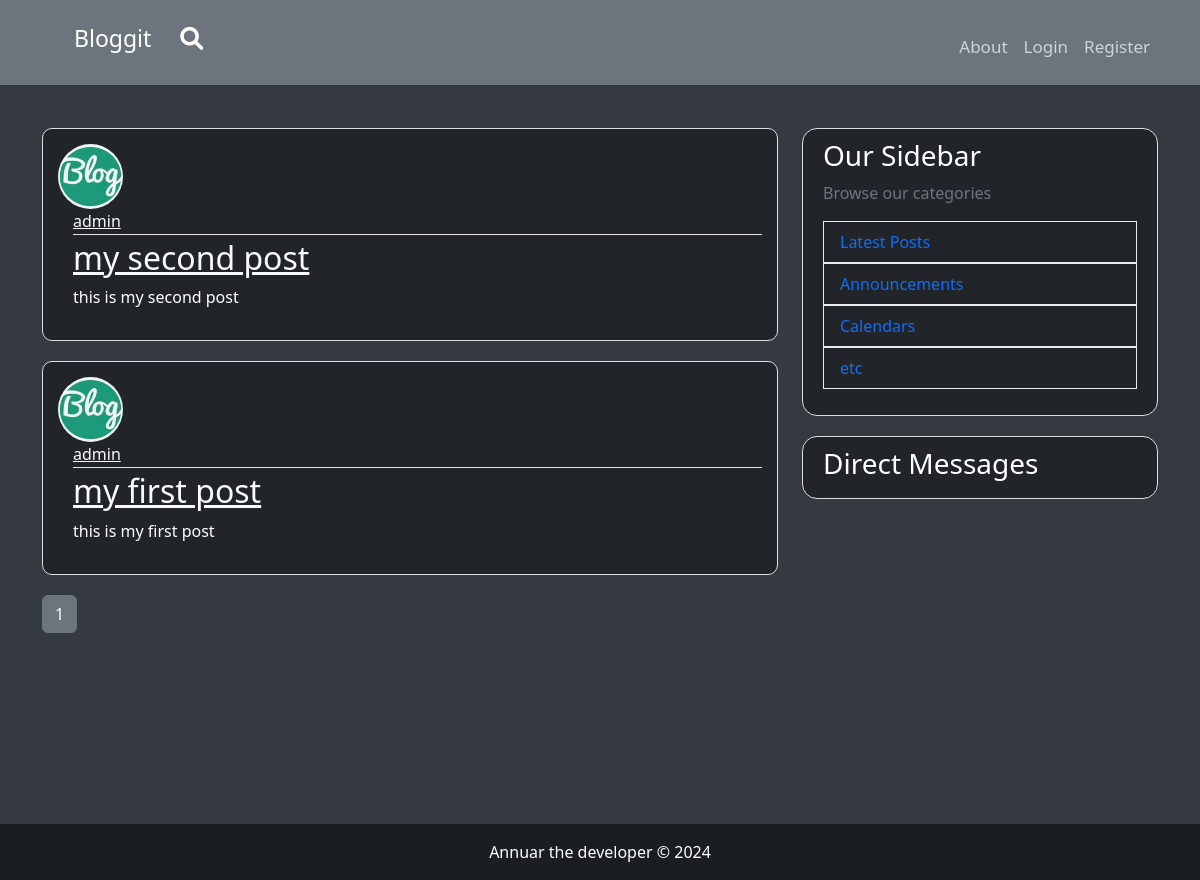
The app's page /home, older data.
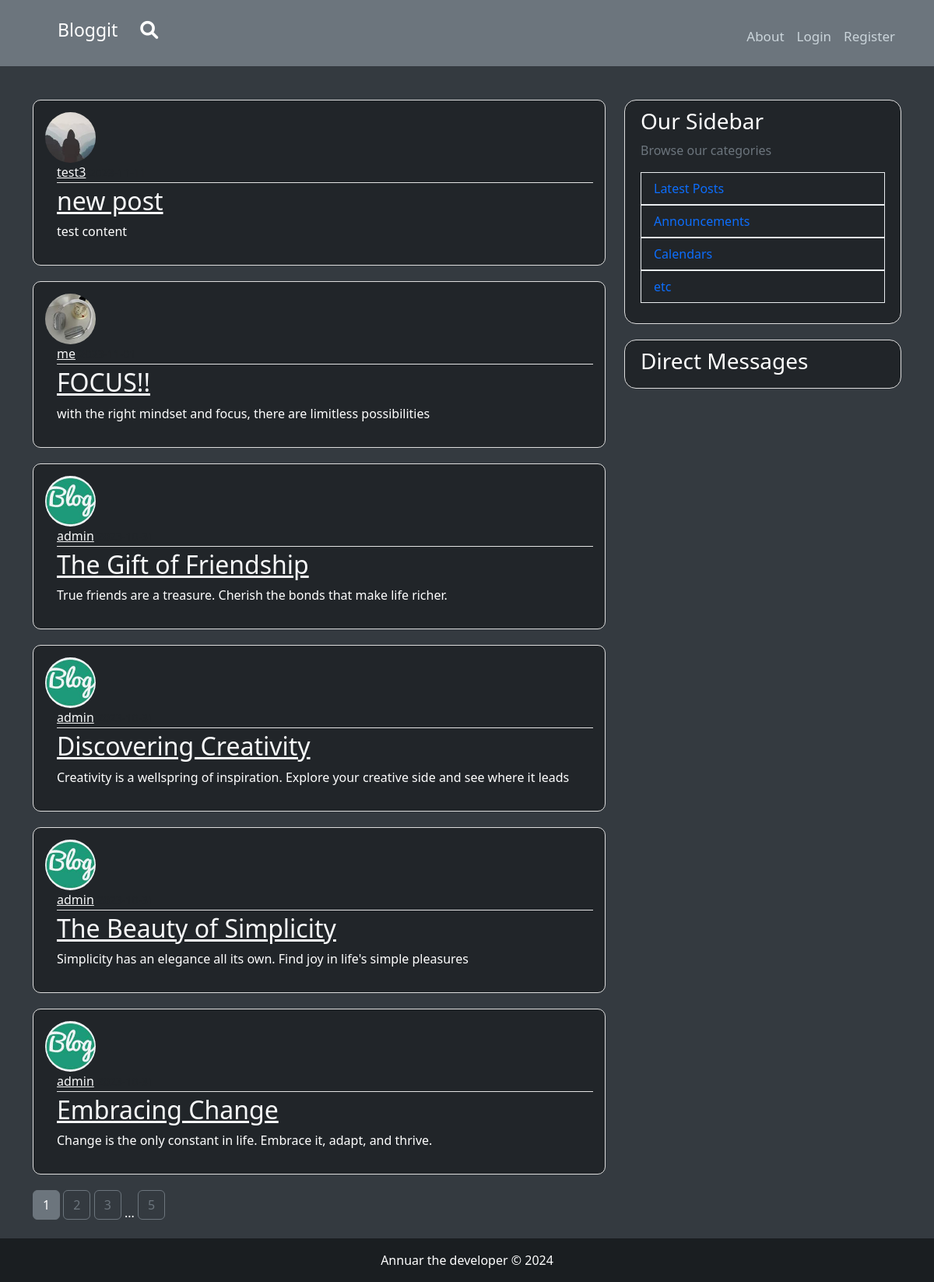
The same page, newer data.
### flaskblog/models.py (models this page shows, shortened)
class Post(db.Model):
    id = db.Column(db.Integer, primary_key=True)
    title = db.Column(db.String(100), nullable=False)
    date_posted = db.Column(db.DateTime, nullable=False, default=datetime.utcnow)
    content = db.Column(db.Text, nullable=False)
    user_id = db.Column(db.Integer, db.ForeignKey('user.id'), nullable=False)

class User(db.Model, UserMixin):
    id = db.Column(db.Integer, primary_key=True)
    username = db.Column(db.String(20), unique=True, nullable=False)
    email = db.Column(db.String(120), unique=True, nullable=False)
    image_file = db.Column(db.String(20), nullable=False, default='default.jpeg')
    password = db.Column(db.String(60), nullable=False)
    post = db.relationship('Post', backref='author', lazy=True)
    sent_messages = db.relationship('Message', foreign_keys='Message.sender_id', backref='sender', lazy='dynamic')
    received_messages = db.relationship('Message', foreign_keys='Message.recipient_id', backref='recipient', lazy='dynamic')

### flaskblog/routes.py (the view)
@app.route("/")
@app.route("/home")
def home():
    page = request.args.get('page', 1, type=int)
    posts = Post.query.order_by(Post.date_posted.desc()).paginate(page=page, per_page=6)
    return render_template("home.html", posts=posts)

### flaskblog/templates/home.html (shortened to what this page needs)
{% extends "layout.html" %}
{% block content %}
{% for post in posts.items %}
    <article class="media content-section bg-dark" style="color: #fff; padding: 15px; border-radius: 10px; margin-bottom: 20px;">
        <img class="rounded-circle article-img" id="profile_image" src="{{ url_for('static', filename='profile_pics/' + post.author.image_file) }}" onclick="handleProfilePictureClick()">
        <div class="media-body" style="margin-left: 15px;">
            <div class="article-metadata">
                <a class="mr-2 text-light" href="{{ url_for('user_posts', username=post.author.username) }}">{{ post.author.username }}</a>
                <small class="text-muted">{{ post.date_posted.strftime('%Y-%m-%d') }}</small>
            </div>
            <h2><a class="article-title text-light" href="{{ url_for('post', post_id=post.id)}}">{{ post.title }}</a></h2>
            <p class="article-content">{{ post.content }}</p>
        </div>
    </article>
{% endfor %}
{% for page_num in posts.iter_pages(left_edge=1, right_edge=1, left_current=1, right_current=2) %}
    {% if page_num %}
        {% if posts.page == page_num %}
            <a class="btn btn-secondary mb-4" href="{{ url_for('home', page=page_num)}}">{{ page_num }}</a>
        {% else %}
            <a class="btn btn-outline-secondary mb-4" href="{{ url_for('home', page=page_num)}}">{{ page_num }}</a>
        {% endif %}
    {% else %}
        ...
    {% endif %}
{% endfor %}
{% endblock content %}

### flaskblog/templates/layout.html (shortened to what this page needs)
<!DOCTYPE html>
<html lang="en">
<head>
    <link menu__link href="https://cdn.jsdelivr.net/npm/bootstrap@5.3.2/dist/css/bootstrap.min.css" rel="stylesheet">
    <link menu__link href="https://cdnjs.cloudflare.com/ajax/libs/font-awesome/5.15.4/css/all.min.css" rel="stylesheet">
    <link rel="stylesheet" href="https://cdnjs.cloudflare.com/ajax/libs/font-awesome/6.0.0-beta3/css/all.min.css" />
    <link menu__link rel="stylesheet" type="text/css" href="{{ url_for('static', filename='main.css')}}">
</head>
<body>
    <header class="site-header mb-5">
        <nav class="navbar navbar-expand-md navbar-dark bg-secondary fixed-top mb-3 pt-3">
            <div class="container">
              <ul class="d-flex">
                <a class="navbar-brand mr-4" href="/" style="font-size: 23px;">Bloggit</a>
                <form class="d-flex" action="{{ url_for('search_page') }}" method="GET">
                  <button class="btn btn-secondary" type="submit">
                      <i class="fas fa-search pt-1" style="font-size: 23px;"></i>
                  </button>
              </form>
            </ul>
                <div class="collapse navbar-collapse justify-content-between" id="navbarToggle">
                    <ul class="navbar-nav" style="font-size: 17px;">
                        {% if current_user.is_authenticated %}
                        <li class="nav-item">
                          <a class="nav-link menu__link" href="{{ url_for('home')}}">Home</a>
                      </li>
                        <li class="nav-item">
                            <a class="nav-link menu__link" href="{{ url_for('new_post')}}">New Post</a>
                        </li>
                        <li class="nav-item">
                            <a class="nav-link menu__link" href="{{ url_for('account')}}">My Account</a>
                        </li>
                        <li class="nav-item">
                            <a class="nav-link menu__link" href="{{ url_for('logout')}}">Logout</a>
                        </li>
                        {% else %}
                        <li class="nav-item">
                          <a class="nav-link menu__link" href="{{ url_for('about')}}">About</a>
                      </li>
                        <li class="nav-item">
                            <a class="nav-link menu__link" href="{{ url_for('login')}}">Login</a>
                        </li>
                        <li class="nav-item">
                            <a class="nav-link menu__link" href="{{ url_for('register')}}">Register</a>
                        </li>
                        {% endif %}
                    </ul>
                </div>
            </div>
        </nav>
    </header>
      <main role="main" class="container bg-inherit">
        <div class="row">
          <div class="col-md-8">
            {% block content %}{% endblock %}
          </div>
          <div class="col-md-4">
            <div class="content-section bg-dark"  style="border-radius: 15px;">
              <h3 class="text-white">Our Sidebar</h3>
              <p class='text-secondary'>Browse our categories
                <ul class="list-group">
                  <a href="{{ url_for('home')}}" style="text-decoration: none;"><li class="text-primary list-group-item list-group-item-light bg-dark">Latest Posts</li></a>
                  <a href="{{ url_for('home')}}" style="text-decoration: none;"><li class="text-primary list-group-item list-group-item-light bg-dark">Announcements</li></a>
                  <a href="{{ url_for('home')}}" style="text-decoration: none;"><li class="text-primary list-group-item list-group-item-light bg-dark">Calendars</li></a>
                  <a href="{{ url_for('home')}}" style="text-decoration: none;"><li class="text-primary list-group-item list-group-item-light bg-dark">etc</li></a>
                </ul>
              </p>
            </div>
            <div class="content-section bg-dark"  style="border-radius: 15px;">
              <h3 class="bg-dark text-white">Direct Messages</h3>
          </div>
      </div>
          </div>
      </main>
        <footer class="bg-dark">
          <div class="text-center p-3" style="background-color: rgba(0, 0, 0, 0.2);">
            Annuar the developer © 2024
          </div>
        </footer>
</body>
</html>

### flaskblog/static/main.css (style rules this page uses)
body { background: #fafafa; color: #333333; margin-top: 5rem; display: flex; flex-direction: column; min-height: 100vh; }
h1, h2, h3, h4, h5, h6 { color: #444444; }
.site-header .navbar-nav .nav-link { color: #cbd5db; }
.content-section { background: #ffffff; padding: 10px 20px; border: 1px solid #dddddd; border-radius: 3px; margin-bottom: 20px; }
.article-title { color: #444444; }
.article-content { white-space: pre-line; }
.article-img { height: 65px; width: 65px; margin-right: 16px; }
.article-metadata { padding-bottom: 1px; margin-bottom: 4px; border-bottom: 1px solid #e3e3e3 }
main { flex: 1; }
footer { flex-shrink: 0; }

### flaskblog/templates/layout.html (style rules this page uses)
body { background-color: #343a40; color: #ffffff; }

Row changes from the older to the newer data that the page shows:
removed Post: image_file (picture), author.username "admin", title "my second post", content "this is my second post"
removed Post: image_file (picture), author.username "admin", title "my first post", content "this is my first post"
added Post: image_file (picture), author.username "test3", title "new post", content "test content"
added Post: image_file (picture), author.username "me", title "FOCUS!!", content "with the right mindset and focus, there are limitless possibilities"
added Post: image_file (picture), author.username "admin", title "The Gift of Friendship", content "True friends are a treasure. Cherish the bonds that make life richer."
added Post: image_file (picture), author.username "admin", title "Discovering Creativity", content "Creativity is a wellspring of inspiration. Explore your creative side and see where it leads"
added Post: image_file (picture), author.username "admin", title "The Beauty of Simplicity", content "Simplicity has an elegance all its own. Find joy in life's simple pleasures"
added Post: image_file (picture), author.username "admin", title "Embracing Change", content "Change is the only constant in life. Embrace it, adapt, and thrive."
Text that changed along with them:
new list line: "2"
new list line: "3"
new list line: "5"
